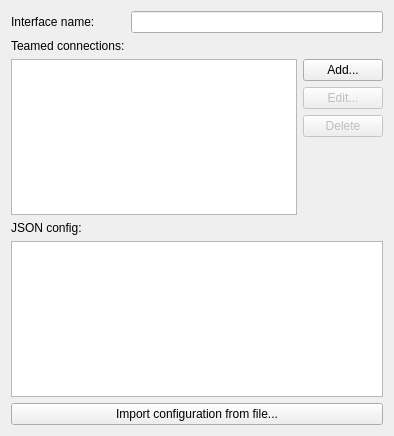
<?xml version="1.0" encoding="UTF-8"?>
<ui version="4.0">
 <author>Lukáš Tinkl &lt;ltinkl@redhat.com&gt;</author>
 <class>TeamWidget</class>
 <widget class="QWidget" name="TeamWidget">
  <property name="geometry">
   <rect>
    <x>0</x>
    <y>0</y>
    <width>394</width>
    <height>436</height>
   </rect>
  </property>
  <layout class="QGridLayout" name="gridLayout_2">
   <item row="0" column="0">
    <widget class="QLabel" name="label">
     <property name="text">
      <string>Interface name:</string>
     </property>
     <property name="buddy">
      <cstring>ifaceName</cstring>
     </property>
    </widget>
   </item>
   <item row="0" column="1">
    <widget class="KLineEdit" name="ifaceName"/>
   </item>
   <item row="1" column="0">
    <widget class="QLabel" name="label_7">
     <property name="text">
      <string>Teamed connections:</string>
     </property>
     <property name="buddy">
      <cstring>teams</cstring>
     </property>
    </widget>
   </item>
   <item row="2" column="0" colspan="2">
    <layout class="QGridLayout" name="gridLayout">
     <item row="0" column="0" rowspan="4">
      <widget class="KListWidget" name="teams">
       <property name="editTriggers">
        <set>QAbstractItemView::NoEditTriggers</set>
       </property>
       <property name="alternatingRowColors">
        <bool>true</bool>
       </property>
       <property name="uniformItemSizes">
        <bool>true</bool>
       </property>
      </widget>
     </item>
     <item row="0" column="1">
      <widget class="KPushButton" name="btnAdd">
       <property name="text">
        <string>Add...</string>
       </property>
       <property name="icon">
        <iconset theme="list-add">
         <normaloff/>
        </iconset>
       </property>
      </widget>
     </item>
     <item row="1" column="1">
      <widget class="KPushButton" name="btnEdit">
       <property name="enabled">
        <bool>false</bool>
       </property>
       <property name="text">
        <string>Edit...</string>
       </property>
       <property name="icon">
        <iconset theme="configure">
         <normaloff/>
        </iconset>
       </property>
      </widget>
     </item>
     <item row="2" column="1">
      <widget class="KPushButton" name="btnDelete">
       <property name="enabled">
        <bool>false</bool>
       </property>
       <property name="text">
        <string>Delete</string>
       </property>
       <property name="icon">
        <iconset theme="edit-delete">
         <normaloff/>
        </iconset>
       </property>
      </widget>
     </item>
     <item row="3" column="1">
      <spacer name="verticalSpacer">
       <property name="orientation">
        <enum>Qt::Vertical</enum>
       </property>
       <property name="sizeHint" stdset="0">
        <size>
         <width>20</width>
         <height>40</height>
        </size>
       </property>
      </spacer>
     </item>
    </layout>
   </item>
   <item row="3" column="0">
    <widget class="QLabel" name="label_2">
     <property name="text">
      <string>JSON config:</string>
     </property>
    </widget>
   </item>
   <item row="4" column="0" colspan="2">
    <widget class="QPlainTextEdit" name="config"/>
   </item>
   <item row="5" column="0" colspan="2">
    <widget class="QPushButton" name="btnImport">
     <property name="text">
      <string>Import configuration from file...</string>
     </property>
    </widget>
   </item>
  </layout>
 </widget>
 <customwidgets>
  <customwidget>
   <class>KLineEdit</class>
   <extends>QLineEdit</extends>
   <header>klineedit.h</header>
  </customwidget>
  <customwidget>
   <class>KPushButton</class>
   <extends>QPushButton</extends>
   <header>kpushbutton.h</header>
  </customwidget>
  <customwidget>
   <class>KListWidget</class>
   <extends>QListWidget</extends>
   <header>klistwidget.h</header>
  </customwidget>
 </customwidgets>
 <tabstops>
  <tabstop>ifaceName</tabstop>
  <tabstop>teams</tabstop>
  <tabstop>btnAdd</tabstop>
  <tabstop>btnEdit</tabstop>
  <tabstop>btnDelete</tabstop>
 </tabstops>
 <resources/>
 <connections/>
</ui>
